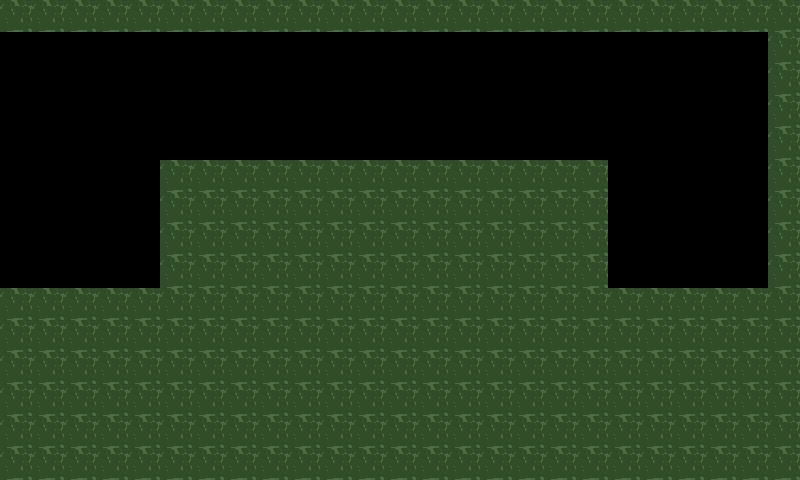

The image is a tile-based game level rendered from a .tmx file. Its description and complete source (layers, tilesets, objects, tile grids) follow:
An orthogonal 25x15 tile map with 32x32 px tiles, 1 tile layer (structure).

<map version="1.0" orientation="orthogonal" width="25" height="15" tilewidth="32" tileheight="32">
 <tileset firstgid="1" name="tilemap" tilewidth="32" tileheight="32">
  <image source="../tilemap.png" width="96" height="64" />
 </tileset>
 <layer name="structure" width="25" height="15">
  <data>
   <tile gid="2" />
   <tile gid="2" />
   <tile gid="2" />
   <tile gid="2" />
   <tile gid="2" />
   <tile gid="2" />
   <tile gid="2" />
   <tile gid="2" />
   <tile gid="2" />
   <tile gid="2" />
   <tile gid="2" />
   <tile gid="2" />
   <tile gid="2" />
   <tile gid="2" />
   <tile gid="2" />
   <tile gid="2" />
   <tile gid="2" />
   <tile gid="2" />
   <tile gid="2" />
   <tile gid="2" />
   <tile gid="2" />
   <tile gid="2" />
   <tile gid="2" />
   <tile gid="2" />
   <tile gid="2" />
   <tile gid="0" />
   <tile gid="0" />
   <tile gid="0" />
   <tile gid="0" />
   <tile gid="0" />
   <tile gid="0" />
   <tile gid="0" />
   <tile gid="0" />
   <tile gid="0" />
   <tile gid="0" />
   <tile gid="0" />
   <tile gid="0" />
   <tile gid="0" />
   <tile gid="0" />
   <tile gid="0" />
   <tile gid="0" />
   <tile gid="0" />
   <tile gid="0" />
   <tile gid="0" />
   <tile gid="0" />
   <tile gid="0" />
   <tile gid="0" />
   <tile gid="0" />
   <tile gid="0" />
   <tile gid="2" />
   <tile gid="0" />
   <tile gid="0" />
   <tile gid="0" />
   <tile gid="0" />
   <tile gid="0" />
   <tile gid="0" />
   <tile gid="0" />
   <tile gid="0" />
   <tile gid="0" />
   <tile gid="0" />
   <tile gid="0" />
   <tile gid="0" />
   <tile gid="0" />
   <tile gid="0" />
   <tile gid="0" />
   <tile gid="0" />
   <tile gid="0" />
   <tile gid="0" />
   <tile gid="0" />
   <tile gid="0" />
   <tile gid="0" />
   <tile gid="0" />
   <tile gid="0" />
   <tile gid="0" />
   <tile gid="2" />
   <tile gid="0" />
   <tile gid="0" />
   <tile gid="0" />
   <tile gid="0" />
   <tile gid="0" />
   <tile gid="0" />
   <tile gid="0" />
   <tile gid="0" />
   <tile gid="0" />
   <tile gid="0" />
   <tile gid="0" />
   <tile gid="0" />
   <tile gid="0" />
   <tile gid="0" />
   <tile gid="0" />
   <tile gid="0" />
   <tile gid="0" />
   <tile gid="0" />
   <tile gid="0" />
   <tile gid="0" />
   <tile gid="0" />
   <tile gid="0" />
   <tile gid="0" />
   <tile gid="0" />
   <tile gid="2" />
   <tile gid="0" />
   <tile gid="0" />
   <tile gid="0" />
   <tile gid="0" />
   <tile gid="0" />
   <tile gid="0" />
   <tile gid="0" />
   <tile gid="0" />
   <tile gid="0" />
   <tile gid="0" />
   <tile gid="0" />
   <tile gid="0" />
   <tile gid="0" />
   <tile gid="0" />
   <tile gid="0" />
   <tile gid="0" />
   <tile gid="0" />
   <tile gid="0" />
   <tile gid="0" />
   <tile gid="0" />
   <tile gid="0" />
   <tile gid="0" />
   <tile gid="0" />
   <tile gid="0" />
   <tile gid="2" />
   <tile gid="0" />
   <tile gid="0" />
   <tile gid="0" />
   <tile gid="0" />
   <tile gid="0" />
   <tile gid="2" />
   <tile gid="2" />
   <tile gid="2" />
   <tile gid="2" />
   <tile gid="2" />
   <tile gid="2" />
   <tile gid="2" />
   <tile gid="2" />
   <tile gid="2" />
   <tile gid="2" />
   <tile gid="2" />
   <tile gid="2" />
   <tile gid="2" />
   <tile gid="2" />
   <tile gid="0" />
   <tile gid="0" />
   <tile gid="0" />
   <tile gid="0" />
   <tile gid="0" />
   <tile gid="2" />
   <tile gid="0" />
   <tile gid="0" />
   <tile gid="0" />
   <tile gid="0" />
   <tile gid="0" />
   <tile gid="2" />
   <tile gid="2" />
   <tile gid="2" />
   <tile gid="2" />
   <tile gid="2" />
   <tile gid="2" />
   <tile gid="2" />
   <tile gid="2" />
   <tile gid="2" />
   <tile gid="2" />
   <tile gid="2" />
   <tile gid="2" />
   <tile gid="2" />
   <tile gid="2" />
   <tile gid="0" />
   <tile gid="0" />
   <tile gid="0" />
   <tile gid="0" />
   <tile gid="0" />
   <tile gid="2" />
   <tile gid="0" />
   <tile gid="0" />
   <tile gid="0" />
   <tile gid="0" />
   <tile gid="0" />
   <tile gid="2" />
   <tile gid="2" />
   <tile gid="2" />
   <tile gid="2" />
   <tile gid="2" />
   <tile gid="2" />
   <tile gid="2" />
   <tile gid="2" />
   <tile gid="2" />
   <tile gid="2" />
   <tile gid="2" />
   <tile gid="2" />
   <tile gid="2" />
   <tile gid="2" />
   <tile gid="0" />
   <tile gid="0" />
   <tile gid="0" />
   <tile gid="0" />
   <tile gid="0" />
   <tile gid="2" />
   <tile gid="0" />
   <tile gid="0" />
   <tile gid="0" />
   <tile gid="0" />
   <tile gid="0" />
   <tile gid="2" />
   <tile gid="2" />
   <tile gid="2" />
   <tile gid="2" />
   <tile gid="2" />
   <tile gid="2" />
   <tile gid="2" />
   <tile gid="2" />
   <tile gid="2" />
   <tile gid="2" />
   <tile gid="2" />
   <tile gid="2" />
   <tile gid="2" />
   <tile gid="2" />
   <tile gid="0" />
   <tile gid="0" />
   <tile gid="0" />
   <tile gid="0" />
   <tile gid="0" />
   <tile gid="2" />
   <tile gid="2" />
   <tile gid="2" />
   <tile gid="2" />
   <tile gid="2" />
   <tile gid="2" />
   <tile gid="2" />
   <tile gid="2" />
   <tile gid="2" />
   <tile gid="2" />
   <tile gid="2" />
   <tile gid="2" />
   <tile gid="2" />
   <tile gid="2" />
   <tile gid="2" />
   <tile gid="2" />
   <tile gid="2" />
   <tile gid="2" />
   <tile gid="2" />
   <tile gid="2" />
   <tile gid="2" />
   <tile gid="2" />
   <tile gid="2" />
   <tile gid="2" />
   <tile gid="2" />
   <tile gid="2" />
   <tile gid="2" />
   <tile gid="2" />
   <tile gid="2" />
   <tile gid="2" />
   <tile gid="2" />
   <tile gid="2" />
   <tile gid="2" />
   <tile gid="2" />
   <tile gid="2" />
   <tile gid="2" />
   <tile gid="2" />
   <tile gid="2" />
   <tile gid="2" />
   <tile gid="2" />
   <tile gid="2" />
   <tile gid="2" />
   <tile gid="2" />
   <tile gid="2" />
   <tile gid="2" />
   <tile gid="2" />
   <tile gid="2" />
   <tile gid="2" />
   <tile gid="2" />
   <tile gid="2" />
   <tile gid="2" />
   <tile gid="2" />
   <tile gid="2" />
   <tile gid="2" />
   <tile gid="2" />
   <tile gid="2" />
   <tile gid="2" />
   <tile gid="2" />
   <tile gid="2" />
   <tile gid="2" />
   <tile gid="2" />
   <tile gid="2" />
   <tile gid="2" />
   <tile gid="2" />
   <tile gid="2" />
   <tile gid="2" />
   <tile gid="2" />
   <tile gid="2" />
   <tile gid="2" />
   <tile gid="2" />
   <tile gid="2" />
   <tile gid="2" />
   <tile gid="2" />
   <tile gid="2" />
   <tile gid="2" />
   <tile gid="2" />
   <tile gid="2" />
   <tile gid="2" />
   <tile gid="2" />
   <tile gid="2" />
   <tile gid="2" />
   <tile gid="2" />
   <tile gid="2" />
   <tile gid="2" />
   <tile gid="2" />
   <tile gid="2" />
   <tile gid="2" />
   <tile gid="2" />
   <tile gid="2" />
   <tile gid="2" />
   <tile gid="2" />
   <tile gid="2" />
   <tile gid="2" />
   <tile gid="2" />
   <tile gid="2" />
   <tile gid="2" />
   <tile gid="2" />
   <tile gid="2" />
   <tile gid="2" />
   <tile gid="2" />
   <tile gid="2" />
   <tile gid="2" />
   <tile gid="2" />
   <tile gid="2" />
   <tile gid="2" />
   <tile gid="2" />
   <tile gid="2" />
   <tile gid="2" />
   <tile gid="2" />
   <tile gid="2" />
   <tile gid="2" />
   <tile gid="2" />
   <tile gid="2" />
   <tile gid="2" />
   <tile gid="2" />
   <tile gid="2" />
   <tile gid="2" />
   <tile gid="2" />
   <tile gid="2" />
   <tile gid="2" />
   <tile gid="2" />
   <tile gid="2" />
   <tile gid="2" />
   <tile gid="2" />
   <tile gid="2" />
   <tile gid="2" />
   <tile gid="2" />
   <tile gid="2" />
   <tile gid="2" />
   <tile gid="2" />
   <tile gid="2" />
   <tile gid="2" />
   <tile gid="2" />
   <tile gid="2" />
   <tile gid="2" />
   <tile gid="2" />
   <tile gid="2" />
   <tile gid="2" />
   <tile gid="2" />
   <tile gid="2" />
   <tile gid="2" />
   <tile gid="2" />
   <tile gid="2" />
   <tile gid="2" />
   <tile gid="2" />
   <tile gid="2" />
   <tile gid="2" />
   <tile gid="2" />
   <tile gid="2" />
   <tile gid="2" />
   <tile gid="2" />
  </data>
 </layer>
</map>
